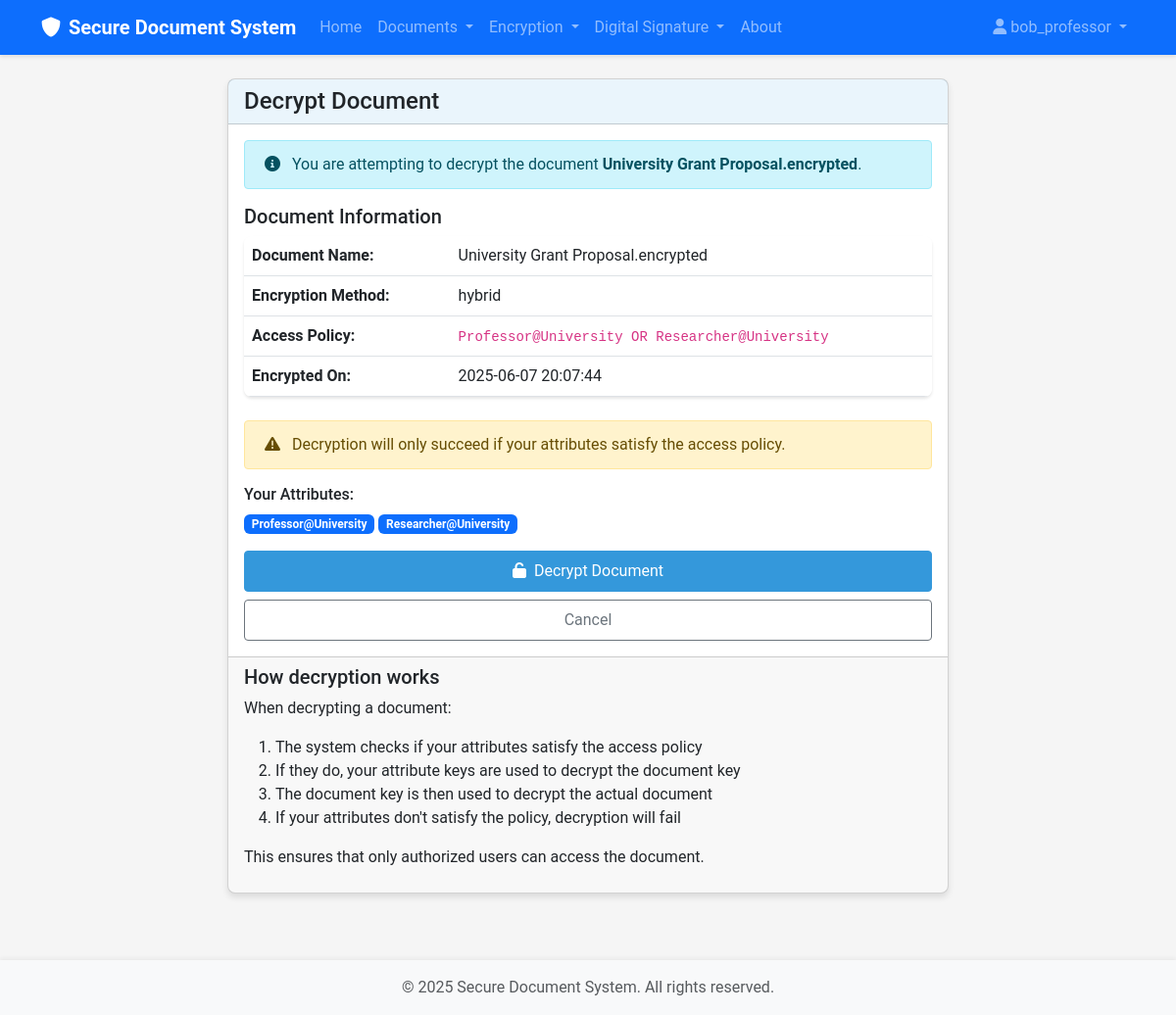
The app's page /encryption/decrypt/4 (signed in), older data.
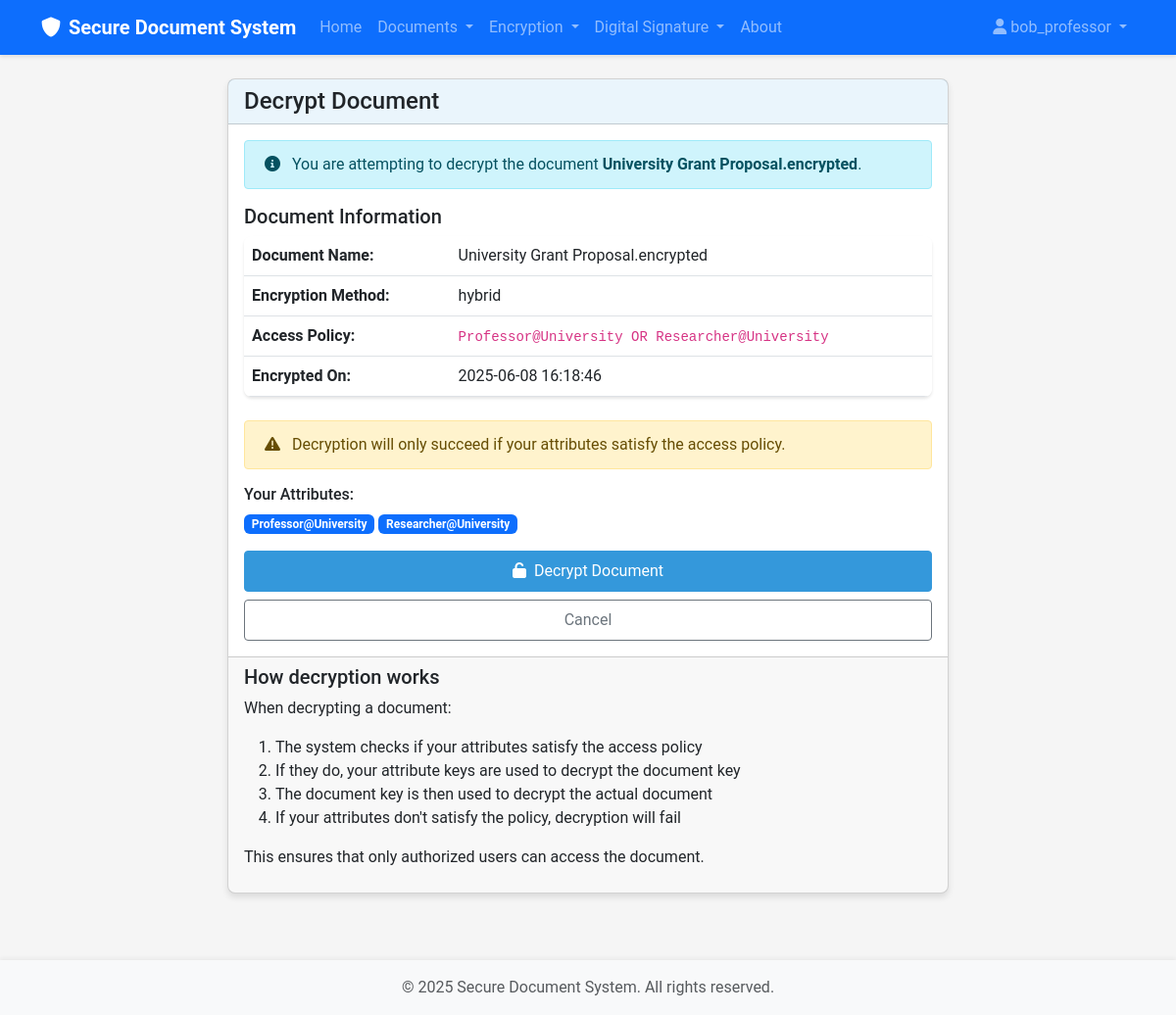
The same page, newer data.
### src/models/document.py (models this page shows, shortened)
class Document(db.Model):
    id = db.Column(db.Integer, primary_key=True)
    filename = db.Column(db.String(256), nullable=False)
    original_filename = db.Column(db.String(256), nullable=False)
    file_type = db.Column(db.String(64))
    file_size = db.Column(db.Integer)  # Size in bytes
    doc_type = db.Column(db.String(20))  # 'original', 'encrypted', 'signed'
    encryption_method = db.Column(db.String(20), nullable=True)  # 'maabe', 'hybrid', None
    access_policy = db.Column(db.Text, nullable=True)
    is_signed = db.Column(db.Boolean, default=False)
    signature_file = db.Column(db.String(256), nullable=True)
    signer_id = db.Column(db.Integer, db.ForeignKey('user.id'), nullable=True)
    user_id = db.Column(db.Integer, db.ForeignKey('user.id'), nullable=False)
    parent_id = db.Column(db.Integer, db.ForeignKey('document.id'), nullable=True)
    children = db.relationship('Document',
                              backref=db.backref('parent', remote_side=[id]),
                              foreign_keys=[parent_id])
    signer = db.relationship('User', foreign_keys=[signer_id], backref='signed_documents')
    created_at = db.Column(db.DateTime, default=datetime.utcnow)
    updated_at = db.Column(db.DateTime, default=datetime.utcnow, onupdate=datetime.utcnow)

### src/routes/encryption.py (the view, shortened to what this page needs)
@encryption_bp.route('/decrypt/<int:document_id>', methods=['GET', 'POST'])
@login_required
def decrypt(document_id):
    document = Document.query.get_or_404(document_id)
    if document.doc_type != 'encrypted':
        flash('Document is not encrypted', 'danger')
        return redirect(url_for('document.list'))
    return render_template('encryption/decrypt.html', title='Decrypt Document',
                          document=document)

### templates/encryption/decrypt.html (shortened to what this page needs)
{% extends "base.html" %}
{% block content %}
<div class="row justify-content-center">
    <div class="col-md-8">
        <div class="card">
            <div class="card-header">
                <h4 class="mb-0">Decrypt Document</h4>
            </div>
            <div class="card-body">
                <div class="alert alert-info">
                    <i class="fas fa-info-circle me-2"></i> You are attempting to decrypt the document <strong>{{ document.original_filename }}</strong>.
                </div>
                <div class="mb-4">
                    <h5>Document Information</h5>
                    <table class="table">
                        <tr>
                            <th style="width: 30%">Document Name:</th>
                            <td>{{ document.original_filename }}</td>
                        </tr>
                        <tr>
                            <th>Encryption Method:</th>
                            <td>{{ document.encryption_method }}</td>
                        </tr>
                        <tr>
                            <th>Access Policy:</th>
                            <td><code>{{ document.access_policy }}</code></td>
                        </tr>
                        <tr>
                            <th>Encrypted On:</th>
                            <td>{{ document.created_at.strftime('%Y-%m-%d %H:%M:%S') }}</td>
                        </tr>
                    </table>
                </div>
                <form method="POST" action="{{ url_for('encryption.decrypt', document_id=document.id) }}">
                    <div class="alert alert-warning">
                        <i class="fas fa-exclamation-triangle me-2"></i> Decryption will only succeed if your attributes satisfy the access policy.
                    </div>
                    <div class="mb-3">
                        <h6>Your Attributes:</h6>
                        <div>
                            {% for attribute in current_user.attributes %}
                                <span class="badge bg-primary">{{ attribute.name }}@{{ attribute.authority_name }}</span>
                            {% endfor %}
                        </div>
                    </div>
                    <div class="d-grid gap-2">
                        <button type="submit" class="btn btn-primary">
                            <i class="fas fa-unlock me-1"></i> Decrypt Document
                        </button>
                        <a href="{{ url_for('document.list') }}" class="btn btn-outline-secondary">Cancel</a>
                    </div>
                </form>
            </div>
            <div class="card-footer">
                <h5>How decryption works</h5>
                <p>When decrypting a document:</p>
                <ol>
                    <li>The system checks if your attributes satisfy the access policy</li>
                    <li>If they do, your attribute keys are used to decrypt the document key</li>
                    <li>The document key is then used to decrypt the actual document</li>
                    <li>If your attributes don't satisfy the policy, decryption will fail</li>
                </ol>
                <p>This ensures that only authorized users can access the document.</p>
            </div>
        </div>
    </div>
</div>
{% endblock %}

Row changes from the older to the newer data that the page shows:
changed Document "University Grant Proposal.encrypted": created_at "2025-06-07 20:07:44" → "2025-06-08 16:18:46"
